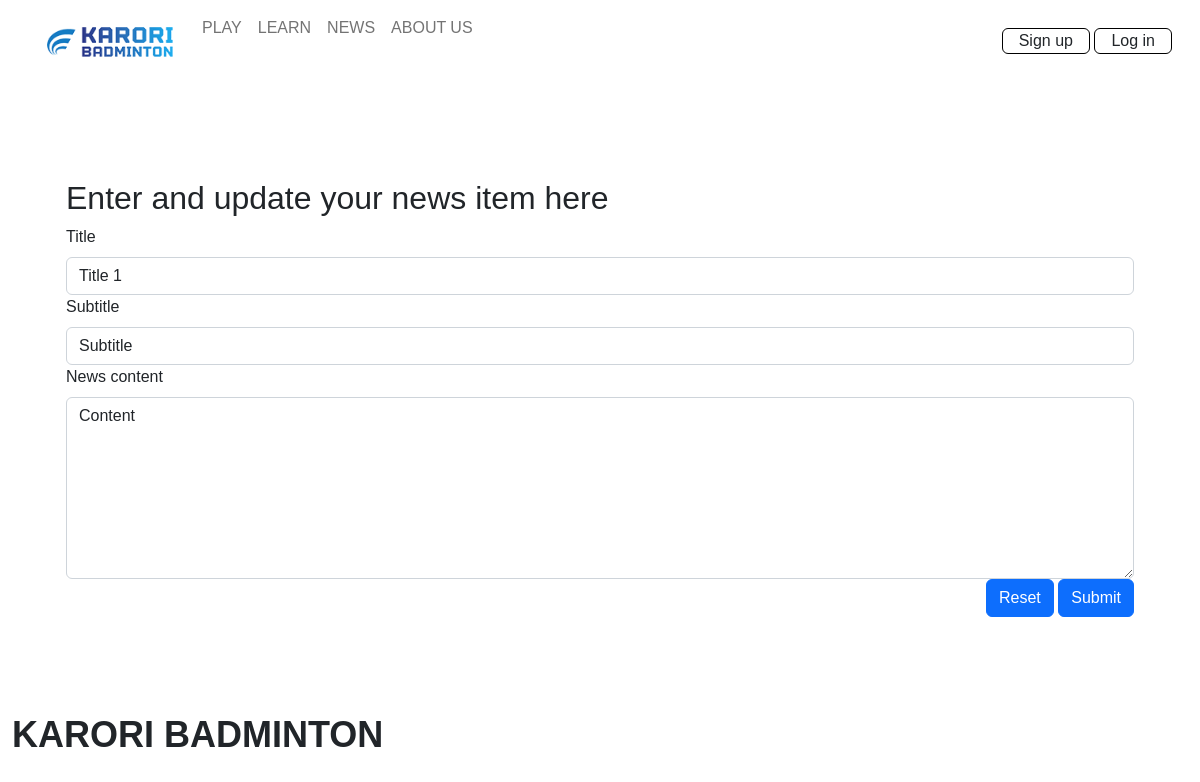
Screenshot of /news_cud?id=4&task=update with the database file from the repository.
### tables this page shows
CREATE TABLE news(
    news_id integer primary key autoincrement not null,
    title text not null unique,
    subtitle text not null unique,
    content text not null unique,
    newsdate date not null,
    member_id integer not null,
    foreign key(member_id) references member(member_id)
);

### server.py (the view, shortened to what this page needs)
@app.route('/news_cud', methods=['GET', 'POST'])
def news_cud():
    data = request.args
    required_keys = ['id', 'task']
    for k in required_keys:
        if k not in data.keys():
            message = "Do not know what to do with create read update on news (key not present)"
            return render_template('error.html', message=message)
    if request.method == "GET":
        if data['task'] == 'delete':
            sql = "delete from news where news_id = ?"
            values_tuple = (data['id'],)
            result = run_commit_query(sql, values_tuple, db_path)
            return redirect(url_for('news'))
        elif data['task'] == 'update':
            sql = """ select title, subtitle, content from news where news_id=?"""
            values_tuple = (data['id'],)
            result = run_search_query_tuples(sql, values_tuple, db_path, True)
            result = result[0]
            return render_template("news_cud.html",
                                   **result,
                                   id=data['id'],
                                   task=data['task'])
        else:
            message = "Unrecognised task coming from news page"
            return render_template('error.html', message=message)

### db_functions.py (called while the page is built)
def run_search_query_tuples(sql_query ,values_tuple, file_path, rowfactory=False):
    result = None
    try:
        db = sqlite3.connect(file_path)
        if rowfactory:
            db.row_factory = sqlite3.Row
        cursor = db.cursor()
        cursor.execute(sql_query ,values_tuple)
        result = cursor.fetchall()
        cursor.close()
    except sqlite3.Error as error:
        print("Error running search query tuples: {}".format(error))
        return None
    db.close()
    if result is None:
        print("No search values were found")
    return result

### templates/news_cud.html
{% extends "layout.html" %}
{% block content %}
<div class="container-lg py-sm-5 py-1">
  <div class="news p-4 my-4">
      <h2> Enter and update your news item here </h2>
    <form action="{{url_for('news_cud', id=id, task=task)}}" method="POST">
        <div>
            <label for="title" class="form-label">Title</label>
            <input type="text" class="form-control" id="title" name="title" placeholder="" value="{{title}}" required>
        </div>
        <div>
            <label for="subtitle" class="form-label">Subtitle</label>
            <input type="text" class="form-control" id="subtitle" name="subtitle" placeholder="" value="{{subtitle}}" required>
        </div>
        <div>
             <label for="content" class="form-label">News content</label>
            <textarea class="form-control" id="content" name="content" rows="7" required>{{content}}</textarea>
        </div>
        <div class="text-end">
            <button type="reset" class="btn btn-primary">Reset</button>
            <button  type="submit" class="btn btn-primary">Submit</button>
        </div>
    </form>
  </div>
</div>
{% endblock %}

### static/styles.css (style rules this page uses)
:root { --white: rgb(255, 255, 255); --cream: rgb(253, 246, 236); --grey: rgb(150, 150, 150); --light-blue: rgba(19, 127, 185, 0.1); --blue: rgb(19, 127, 185); --dark-blue: rgb(13, 44, 84); --light-grey: rgba(150, 150, 150, 0.1); --transparent: rgba(0, 0, 0, 0); }
* { margin: 0; padding: 0; font-family: 'Poppins', sans-serif; }
label, input[type="text"], input[type="email"], textarea { font-size: 1em !important; }

### rows the page displays
news: title "Title 1", subtitle "Subtitle", content "Content"
